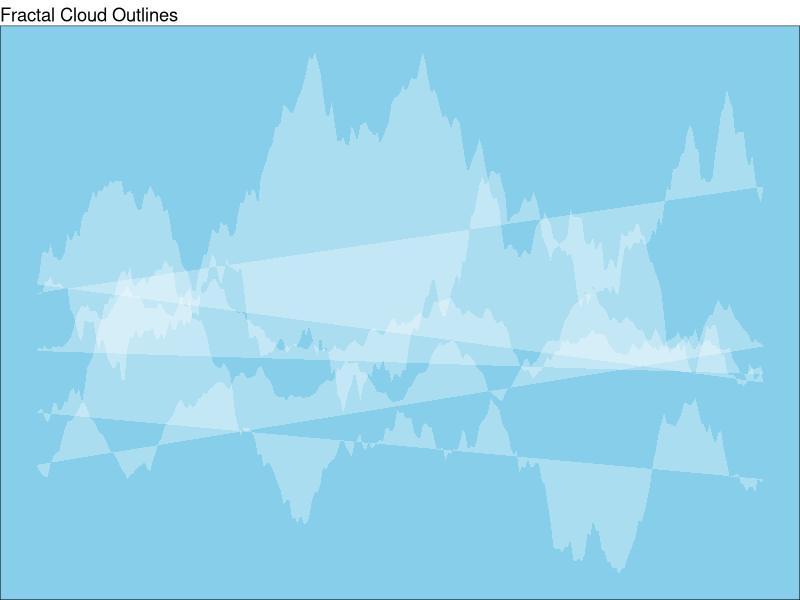

The R script that drew this image:
# @author: my@daisg.com
# @date: 2025-10-30
# @version: 0.1
# Copyright (c) 2025 daisg
# SPDX-License-Identifier: GPL-3
# @brief/ Description
# 云彩分形（Cloud Outline）用中点位移法生成云彩轮廓
# 一维中点位移法生成云彩轮廓
midpoint_displacement_1d <- function(n_iter = 8, roughness = 0.5) {
  n_points <- 2^n_iter + 1
  height <- numeric(n_points)
  height[1] <- runif(1)
  height[n_points] <- runif(1)
  
  segment_length <- n_points - 1
  displacement_scale <- 1.0
  
  for (i in 1:n_iter) {
    # 处理所有段的中点
    for (j in seq(1, n_points - segment_length, by = segment_length)) {
      mid_point <- j + segment_length / 2
      height[mid_point] <- (height[j] + height[j + segment_length]) / 2 + 
        rnorm(1, 0, displacement_scale * roughness)
    }
    
    segment_length <- segment_length / 2
    displacement_scale <- displacement_scale * (0.5 ^ roughness)
  }
  
  return(height)
}

# 绘制云彩轮廓
draw_cloud_outline <- function() {
  # 生成多个云彩层
  n_layers <- 5
  cloud_data <- data.frame()
  
  for (layer in 1:n_layers) {
    heights <- midpoint_displacement_1d(8, 0.6 + runif(1)*0.3)
    x_vals <- seq(0, 1, length.out = length(heights))
    
    # 添加一些垂直偏移和缩放
    y_offset <- runif(1, 0.2, 0.8)
    scale <- runif(1, 0.3, 0.6)
    
    layer_df <- data.frame(
      x = x_vals,
      y = heights * scale + y_offset,
      layer = layer
    )
    cloud_data <- rbind(cloud_data, layer_df)
  }
  
  # 绘制
  library(ggplot2)
  ggplot(cloud_data, aes(x = x, y = y, group = layer)) +
    geom_polygon(alpha = 0.3, fill = "white", color = NA) +
    theme_void() +
    theme(panel.background = element_rect(fill = "skyblue")) +
    ggtitle("Fractal Cloud Outlines")
}

draw_cloud_outline()